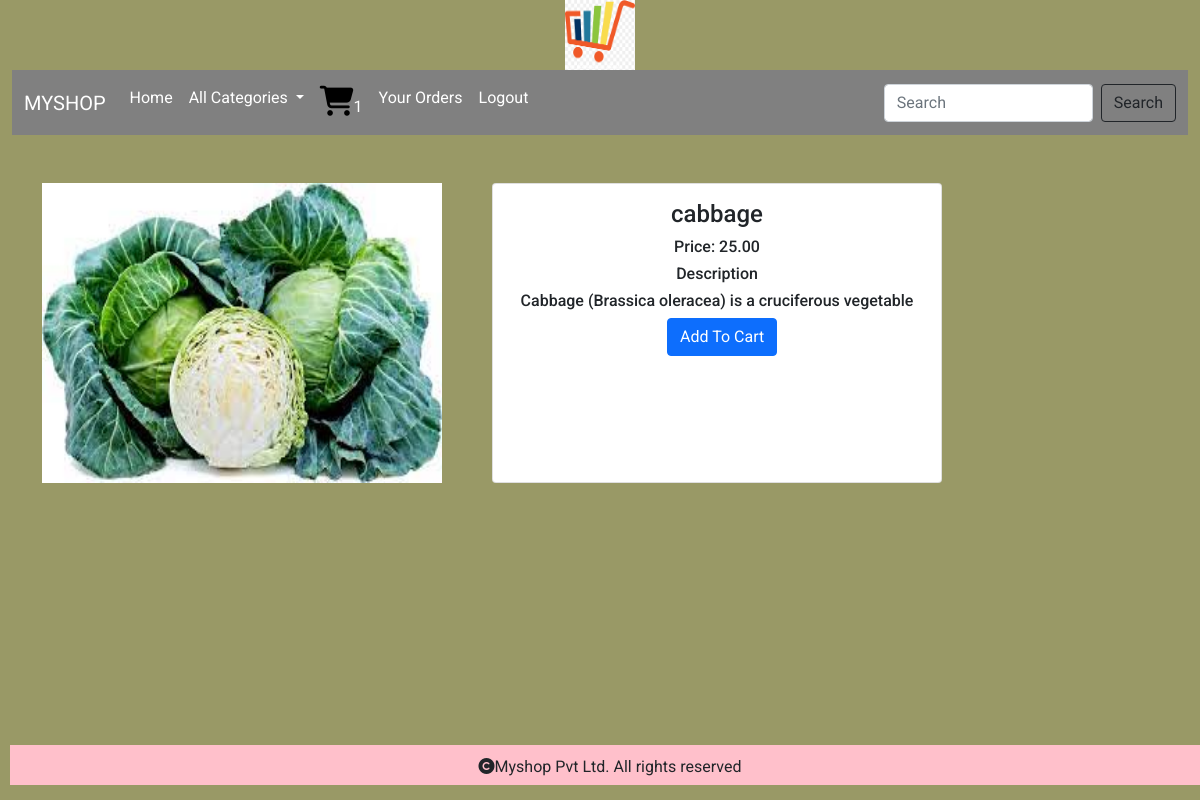
The page /productdetails/cabbage (signed in) on the database its author committed.
### shop/models.py (models this page shows, shortened)
class Product(models.Model):
    name=models.CharField(max_length=250, unique=True)
    slug=models.SlugField(max_length=250, unique=True)
    description=models.TextField(blank=True)
    price=models.DecimalField(max_digits=10,decimal_places=2)
    category=models.ForeignKey(Category,on_delete=models.CASCADE)
    image=models.ImageField(upload_to='img/products',null=True,blank=True)
    stock=models.IntegerField()
    available=models.BooleanField(default=True)
    created=models.DateTimeField(auto_now_add=True)
    updated=models.DateTimeField(auto_now_add=True)

### shop/views.py (the view)
# urls.py: path('productdetails/<slug:p>',views.productdetails,name="productdetails"),
@login_required
def productdetails(request,p):
    p=Product.objects.get(slug=p)
    return render(request,'productdetails.html',{'p':p})

### cart/context_processors.py (called while the page is built)
def counts(request):
    item_count=0
    if request.user.is_authenticated:
        user=request.user
        try:
            cart=Cart.objects.filter(user=user)
            for i in cart:
                item_count+=i.quantity
        except:
            item_count=0
    return{'item_count':item_count}

### shop/context_processors.py (called while the page is built)
def menu_links(request):
    links=Category.objects.all()
    return {'links':links}

### templates/productdetails.html
{% extends 'base.html' %}
{% load static %}
{% block content %}
<div class="container">
    <div class="row ">
        <div class=" col-sm-6 mt-5" style="height:600px;width:450px;">
<img src="{{p.image.url}}" height="300px" width="400px">
</div>
        <div class=" col-sm-6 mt-5">
            <div class="card" style="height:300px;width:450px;">
                  <div class="card-body">
                    <h4 class="card-title text-center">{{p.name}}</h4>
                    <h6 class="card-title text-center">Price: {{p.price}}</h6>
                      <h6 class="card-title text-center">Description</h6>
                      <h6 class="card-title text-center">{{p.description}}</h6>
                      {% if p.stock <= 0 %}
                      <h2>Out of Stock</h2>
                      {% else %}
                    <a href="{% url 'cart:add_cart' p.id %}" class="btn btn-primary" style="position:relative;left:38%;">Add To Cart</a>
                      {% endif %}
                </div>
            </div>
        </div>
    </div>
</div>
{% endblock %}

### static/css/style.css (style rules this page uses)
body { background-color:rgb(153, 153, 102); font-family: 'Roboto', sans-serif; }

### rows shown on the page
Product: image (picture), name "cabbage", price "25.00", description "Cabbage (Brassica oleracea) is a cruciferous vegetable"

### other values the page prints
{{ item_count }} "1"
